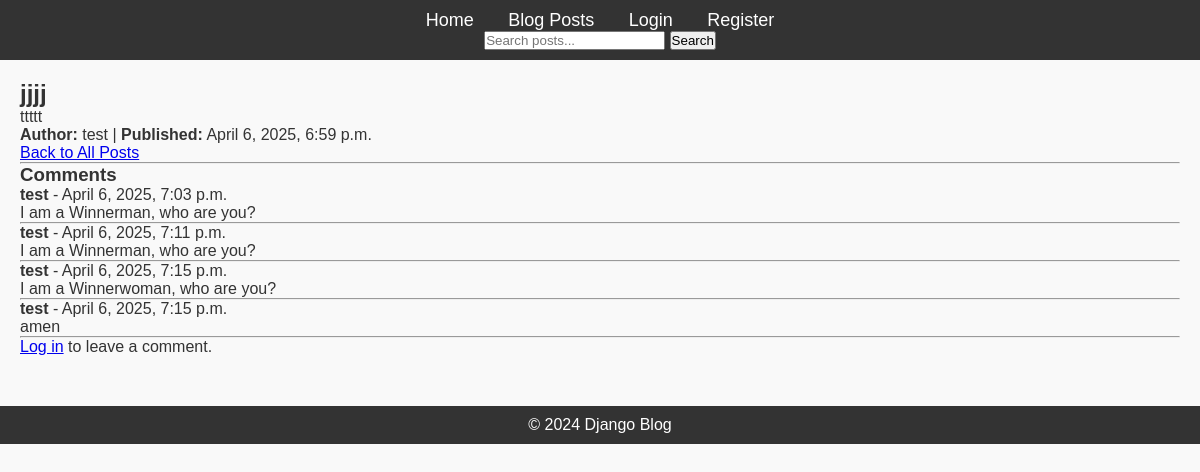
Page /post/6/ on the committed database.
### blog/models.py (models this page shows, shortened)
class Post(models.Model):
    title = models.CharField(max_length=200)
    content = models.TextField()
    published_date = models.DateTimeField(auto_now_add=True)
    author = models.ForeignKey(User, on_delete=models.CASCADE, related_name='posts')
    tags = TaggableManager()

class Comment(models.Model):
    post = models.ForeignKey('Post', related_name="comments", on_delete=models.CASCADE)
    author = models.ForeignKey(User, on_delete=models.CASCADE)
    content = models.TextField()
    created_at = models.DateTimeField(default=timezone.now)
    updated_at = models.DateTimeField(auto_now=True)

### blog/views.py (the view)
# urls.py: path('post/<int:pk>/', PostDetailView.as_view(), name='post_detail'),
class PostDetailView(DetailView):
    model = Post
    template_name = 'blog/post_detail.html'  # Template for displaying a single post
    context_object_name = 'post'  # Context variable in the template
    def get_context_data(self, **kwargs):
        context = super().get_context_data(**kwargs)
        post = self.get_object()
        context['comments'] = Comment.objects.filter(post=post)
        context['comment_form'] = CommentForm()
        return context

### blog/forms.py
class CommentForm(forms.ModelForm):
    class Meta:
        model = Comment
        fields = ['content']
        widgets = {
            'content': forms.Textarea(attrs={
                'class': 'form-control',
                'rows': 3,
                'placeholder': 'Write your comment here...'
            }),
        }

### blog/templates/blog/post_detail.html (shortened to what this page needs)
{% extends 'blog/base.html' %}
{% block content %}
  <h2>{{ post.title }}</h2>
  <p>{{ post.content }}</p>
  <p><strong>Author:</strong> {{ post.author.username }} | <strong>Published:</strong> {{ post.published_date }}</p>
  <a href="{% url 'posts-list' %}">Back to All Posts</a>
  <hr>
  <h3>Comments</h3>
{% for comment in comments %}
  <div>
    <p><strong>{{ comment.author.username }}</strong> - {{ comment.created_at }}</p>
    <p>{{ comment.content }}</p>
  </div>
  <hr>
{% empty %}
  <p>No comments yet.</p>
{% endfor %}
{% if user.is_authenticated %}
  <h3>Add a comment</h3>
  <form method="post" action="{% url 'comment-create' post.pk %}">
    {% csrf_token %}
    {{ comment_form.as_p }}
    <button type="submit">Post Comment</button>
  </form>
{% else %}
  <p><a href="{% url 'login' %}">Log in</a> to leave a comment.</p>
{% endif %}
{% endblock %}

### blog/static/css/styles.css (style rules this page uses)
* { margin: 0; padding: 0; box-sizing: border-box; }
body { font-family: Arial, sans-serif; background-color: #f9f9f9; color: #333; }

### rows in the picture
Post: title "jjjj", content "ttttt", author.username "test", published_date "April 6, 2025, 6:59 p.m."
Comment: author.username "test", created_at "April 6, 2025, 7:03 p.m.", content "I am a Winnerman, who are you?"
Comment: author.username "test", created_at "April 6, 2025, 7:11 p.m.", content "I am a Winnerman, who are you?"
Comment: author.username "test", created_at "April 6, 2025, 7:15 p.m.", content "I am a Winnerwoman, who are you?"
Comment: author.username "test", created_at "April 6, 2025, 7:15 p.m.", content "amen"
